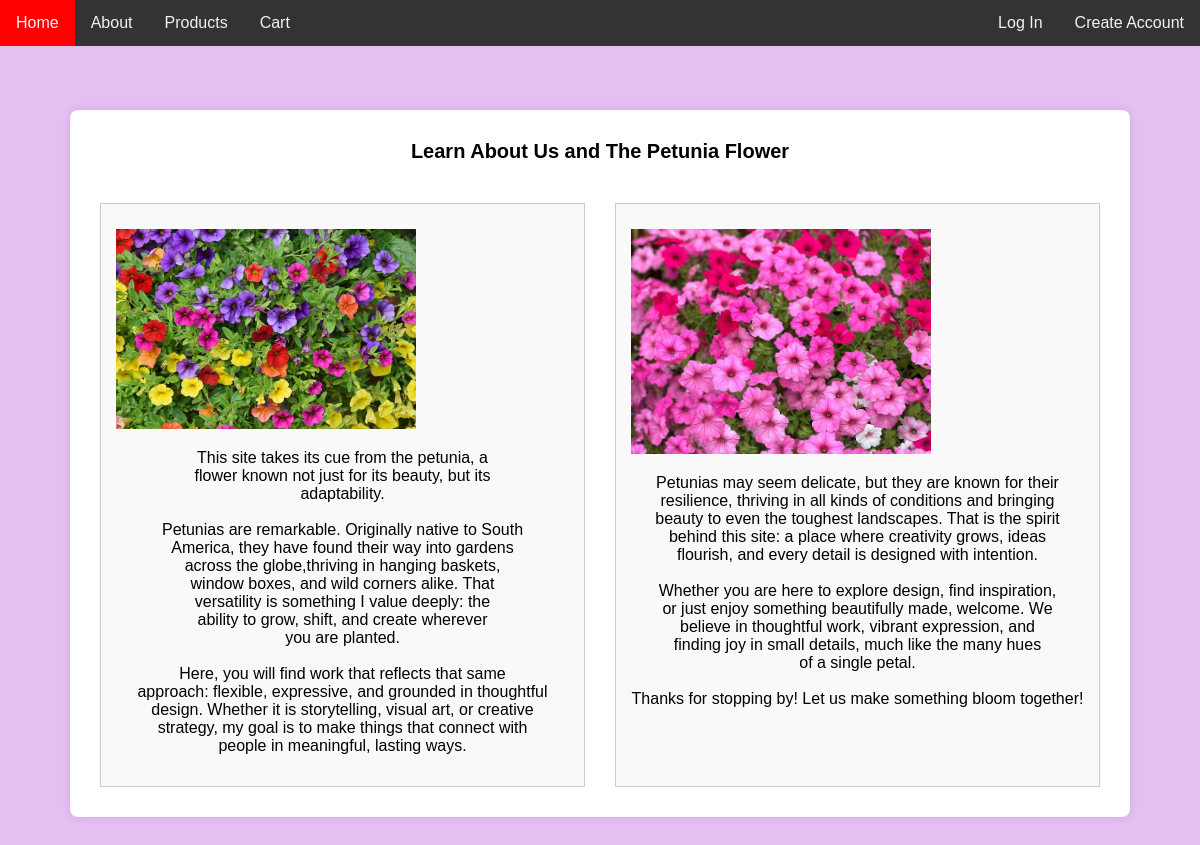
Screenshot of /FinalProject/aboutPetunia.php with the database file from the repository.
### tables this page shows
CREATE TABLE `ABOUT` (
  `ABOUT_ID` int(11) NOT NULL,
  `ABOUT_DESCRIPTION` text,
  `IMAGE` text
);

### FinalProject/aboutPetunia.php (the view, shortened to what this page needs)
<!DOCTYPE html>
<html>
<head>
</head>
<body>
    <?php
    include('header.php');
    ?>
    <div class="panel">
        <div class="panel-heading"><strong>Learn About Us and The Petunia Flower</strong></div>
        <div class="panel-body" align="justify">
            <?php
            $sql = "SELECT ABOUT_ID, ABOUT_DESCRIPTION, IMAGE FROM ABOUT";
            $result = $db->query($sql);
            if ($result->num_rows > 0) {
                echo "<div class='about-wrapper'>";
                while($row = $result->fetch_assoc()) {
                    echo "<div class='about-box'>";
                    echo "<img src='Images/" . htmlspecialchars($row["IMAGE"]) . "' alt='Flower image' class='small-image'>";
                    echo "<p>" . nl2br(htmlspecialchars($row["ABOUT_DESCRIPTION"])) . "</p>";
                echo "</div>";
                }
                echo "</div>";
                } else
                {
                    echo "<p>No about info found.</p>";
                }
            ?>
        </div>
    </div>
</body>
</html>

### FinalProject/aboutPetunia.php (style rules this page uses)
body { background-color: #e3bff2; font-family: Arial, sans-serif; padding: 20px; }
.panel { background: #fff; padding: 30px; border-radius: 8px; max-width: 1000px; margin: 60px auto 30px; box-shadow: 0 0 10px rgba(0,0,0,0.1); }
.panel img { max-width: 100%; height: auto; margin-bottom: 20px; }
.panel-heading { font-size: 20px; text-align: center; margin-bottom: 20px; }
.about-wrapper { display: flex; flex-direction: row; gap: 30px; justify-content: center; flex-wrap: nowrap; margin-top: 40px; }
.about-box { width: 100%; max-width: 600px; text-align: center; border: 1px solid #ccc; padding: 15px; background-color: #f9f9f9; box-sizing: border-box; margin: 0 auto; }
.small-image { width: 300px; height: auto; display: block; margin-top: 10px; }

### FinalProject/header.php (style rules this page uses)
body { font-family: Arial, sans-serif; margin: 0; padding: 0; }
body { padding-top: 50px; }

### rows the page displays
about: IMAGE (picture), ABOUT_DESCRIPTION "This site takes its cue from the petunia, a flower known not just for its beauty, but its adaptability. Petunias are remarkable. Originally native to South America, they have found their way into gardens across the globe,thriving in hanging baskets, window boxes, and wild corners alike. That versatility is something I value deeply: the ability to grow, shift, and create wherever you are planted. Here, you will find work that reflects that same approach: flexible, expressive, and grounded in thoughtful design. Whether it is storytelling, visual art, or creative strategy, my goal is to make things that connect with people in meaningful, lasting ways."
about: IMAGE (picture), ABOUT_DESCRIPTION "Petunias may seem delicate, but they are known for their resilience, thriving in all kinds of conditions and bringing beauty to even the toughest landscapes. That is the spirit behind this site: a place where creativity grows, ideas flourish, and every detail is designed with intention. Whether you are here to explore design, find inspiration, or just enjoy something beautifully made, welcome. We believe in thoughtful work, vibrant expression, and finding joy in small details, much like the many hues of a single petal. Thanks for stopping by! Let us make something bloom together!"
